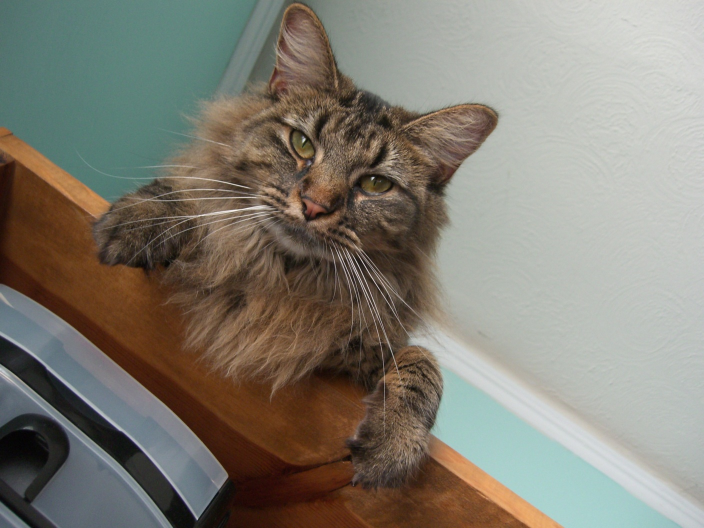
#> input picture ComputationalPhotography/Project1/nutmeg.jpg, 1408 x 1056 px (shown at 1/2 size)
$ python hydbridImages.py
#> lines starting #> are read from the running program, lines starting #| are printed output that depends on the picture
### ComputationalPhotography/Project1/utils.py
import time
import os

import cv2
import argparse
import numpy as np
from scipy import signal
from math import ceil, floor
import matplotlib.pyplot as plt
from matplotlib.colors import LogNorm


def align_images(input_img_1, input_img_2, pts_img_1, pts_img_2,
                 save_images=False):
    # Load images
    im1 = cv2.imread(input_img_1)
    im1 = cv2.cvtColor(im1, cv2.COLOR_BGR2RGB)

    im2 = cv2.imread(input_img_2)
    im2 = cv2.cvtColor(im2, cv2.COLOR_BGR2RGB)

    # get image sizes
    h1, w1, b1 = im1.shape
    h2, w2, b2 = im2.shape

    # Get center coordinate of the line segment
    center_im1 = np.mean(pts_img_1, axis=0)
    center_im2 = np.mean(pts_img_2, axis=0)

    plt.close('all')

    # translate first so that center of ref points is center of image
    tx = np.around((w1 / 2 - center_im1[0]) * 2).astype(int)

    if tx > 0:
        im1 = np.r_['1', np.zeros((im1.shape[0], tx, 3)), im1]

    else:
        im1 = np.r_['1', im1, np.zeros((im1.shape[0], -tx, 3))]

    ty = np.round((h1 / 2 - center_im1[1]) * 2).astype(int)

    if ty > 0:
        im1 = np.r_['0', np.zeros((ty, im1.shape[1], 3)), im1]

    else:
        im1 = np.r_['0', im1, np.zeros((-ty, im1.shape[1], 3))]

    tx = np.around((w2 / 2 - center_im2[0]) * 2).astype(int)

    if tx > 0:
        im2 = np.r_['1', np.zeros((im2.shape[0], tx, 3)), im2]

    else:
        im2 = np.r_['1', im2, np.zeros((im2.shape[0], -tx, 3))]

    ty = np.round((h2 / 2 - center_im2[1]) * 2).astype(int)

    if ty > 0:
        im2 = np.r_['0', np.zeros((ty, im2.shape[1], 3)), im2]

    else:
        im2 = np.r_['0', im2, np.zeros((-ty, im2.shape[1], 3))]

    # downscale larger image so that lengths between ref points are the same
    len1 = np.linalg.norm(pts_img_1[0] - pts_img_1[1])
    len2 = np.linalg.norm(pts_img_2[0] - pts_img_2[1])
    dscale = len2 / len1

    if dscale < 1:
        width = int(im1.shape[1] * dscale)
        height = int(im1.shape[0] * dscale)
        dim = (width, height)
        im1 = cv2.resize(im1, dim, interpolation=cv2.INTER_LINEAR)

    else:
        width = int(im2.shape[1] * 1 / dscale)
        height = int(im2.shape[0] * 1 / dscale)
        dim = (width, height)
        im2 = cv2.resize(im2, dim, interpolation=cv2.INTER_LINEAR)

    # rotate im1 so that angle between points is the same
    theta1 = np.arctan2(-(pts_img_1[:, 1][1] - pts_img_1[:, 1][0]),
                        pts_img_1[:, 0][1] - pts_img_1[:, 0][0])
    theta2 = np.arctan2(-(pts_img_2[:, 1][1] - pts_img_2[:, 1][0]),
                        pts_img_2[:, 0][1] - pts_img_2[:, 0][0])
    dtheta = theta2 - theta1
    rows, cols = im1.shape[:2]
    M = cv2.getRotationMatrix2D((cols / 2, rows / 2), dtheta * 180 / np.pi, 1)
    cos = np.abs(M[0, 0])
    sin = np.abs(M[0, 1])

    # compute the new bounding dimensions of the image
    nW = int((rows * sin) + (cols * cos))
    nH = int((rows * cos) + (cols * sin))

    # adjust the rotation matrix to take into account translation
    M[0, 2] += (nW / 2) - cols / 2
    M[1, 2] += (nH / 2) - rows / 2

    im1 = cv2.warpAffine(im1, M, (nW, nH))

    # Crop images (on both sides of border) to be same height and width
    h1, w1, b1 = im1.shape
    h2, w2, b2 = im2.shape

    minw = min(w1, w2)
    brd = (max(w1, w2) - minw) / 2
    if minw == w1:  # crop w2
        im2 = im2[:, ceil(brd):-floor(brd), :]
        tx = tx - ceil(brd)
    else:
        im1 = im1[:, ceil(brd):-floor(brd), :]
        tx = tx + ceil(brd)

    minh = min(h1, h2)
    brd = (max(h1, h2) - minh) / 2
    if minh == h1:  # crop w2
        im2 = im2[ceil(brd):-floor(brd), :, :]
        ty = ty - ceil(brd)
    else:
        im1 = im1[ceil(brd):-floor(brd), :, :]
        ty = ty + ceil(brd)

    im1 = cv2.cvtColor(im1.astype(np.uint8), cv2.COLOR_RGB2BGR)
    im2 = cv2.cvtColor(im2.astype(np.uint8), cv2.COLOR_RGB2BGR)

    if save_images:
        output_img_1 = 'aligned_{}'.format(os.path.basename(input_img_1))
        output_img_2 = 'aligned_{}'.format(os.path.basename(input_img_2))
        cv2.imwrite(output_img_1, im1)
        cv2.imwrite(output_img_2, im2)

    return im1, im2


def prompt_eye_selection(image):
    fig = plt.figure()
    plt.imshow(image, cmap='gray')
    fig.set_label('Click on two points for alignment')
    plt.axis('off')
    xs = []
    ys = []
    clicked = np.zeros((2, 2), dtype=np.float32)

    # Define a callback function that will update the textarea
    # [7 lines left out: function onmousedown, not called in this run]

    def onmouseup(event):
        if (len(xs) >= 2):
            plt.close(fig)

    def onclose(event):
        clicked[:, 0] = xs
        clicked[:, 1] = ys

    # Create an hard reference to the callback not to be cleared by the garbage
    # collector
    fig.canvas.mpl_connect('button_press_event', onmousedown)
    fig.canvas.mpl_connect('button_release_event', onmouseup)
    fig.canvas.mpl_connect('close_event', onclose)

    return clicked


# [86 lines left out: functions crop_image, interactive_crop, gaussian_kernel, plot, plot_spectrum, not called in this run]

def endofProgram():
    print("Hybrid Images program ended.")

### ComputationalPhotography/Project1/hydbridImages.py
import cv2

import numpy as np
from matplotlib.colors import LogNorm
from scipy import signal
import matplotlib.pyplot as plt

import utils

print("Hybrid Images.. go go")

im1_file = './nutmeg.jpg'
im2_file = './DerekPicture.jpg'

im1 = cv2.imread(im1_file, cv2.IMREAD_GRAYSCALE)
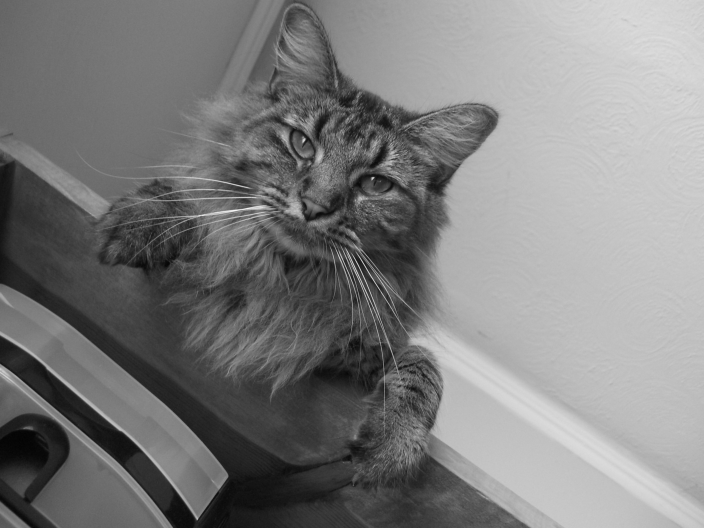
#> im1: shape (1056, 1408) (shown at 1/2 size); min 2, max 252, mean 125.9
im2 = cv2.imread(im2_file, cv2.IMREAD_GRAYSCALE)
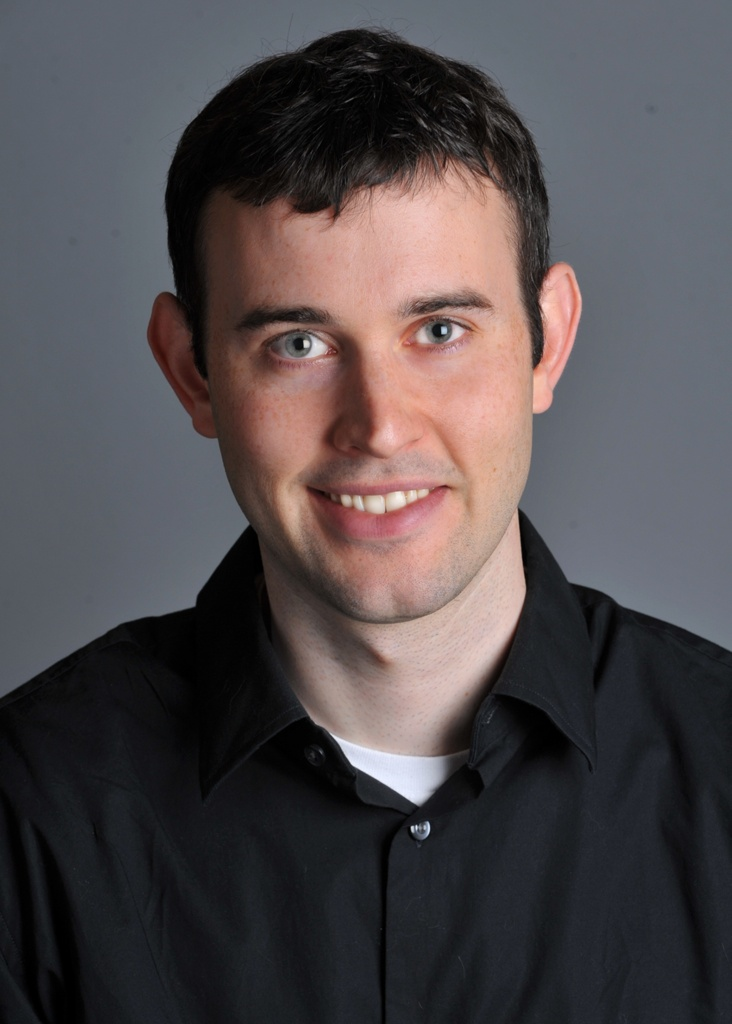
#> input picture ComputationalPhotography/Project1/DerekPicture.jpg, 732 x 1024 px
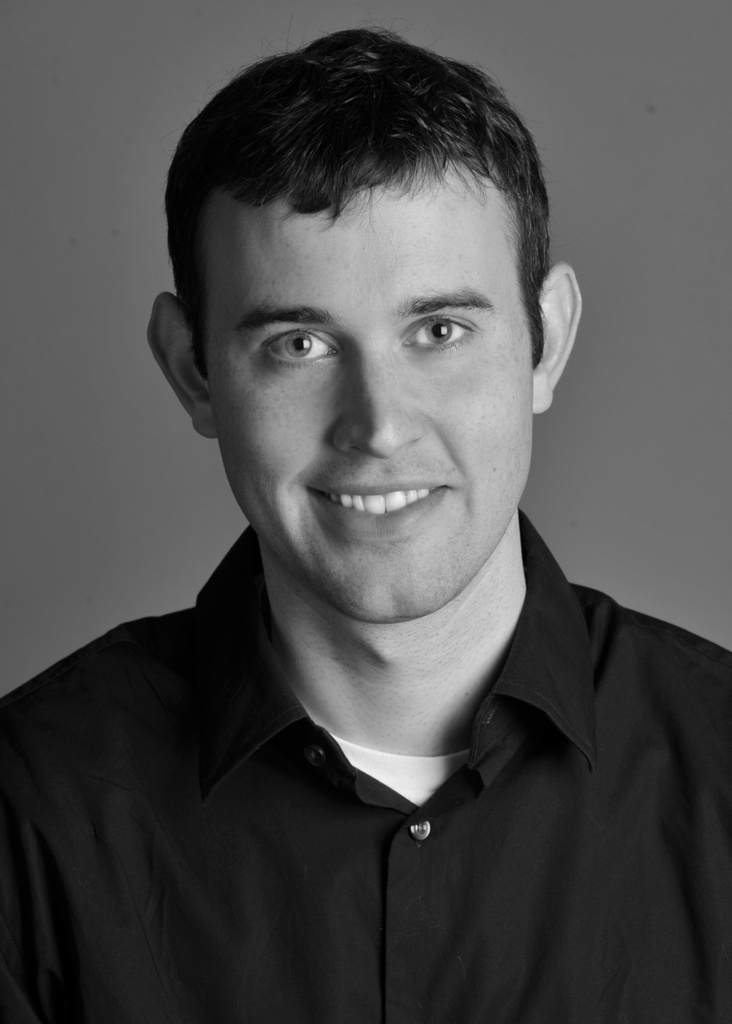
#> im2: shape (1024, 732); min 0, max 243, mean 76.6

pts_im1 = utils.prompt_eye_selection(im1)
#> pts_im1 = [[0, 0], [0, 0]]
pts_im2 = utils.prompt_eye_selection(im2)
#> pts_im2 = [[0, 0], [0, 0]]

im1, im2 = utils.align_images(im1_file, im2_file,pts_im1,pts_im2,save_images=False)
#> in align_images, im1 is the input picture: shape (1056, 1408, 3); mean B, G, R 115.4, 125.9, 130
#> in align_images, im2 is the input picture: shape (1024, 732, 3); mean B, G, R 76.9, 74.5, 80.5
#> in align_images, `center_im1 = np.mean(pts_img_1, axis=0)`: center_im1 = [0, 0]
#> in align_images, `tx = np.around((w1 / 2 - center_im1[0]) * 2).astype(int)`: tx = 1408
#> in align_images, `im1 = np.r_['1', np.zeros((im1.shape[0], tx, 3)), im1]`:
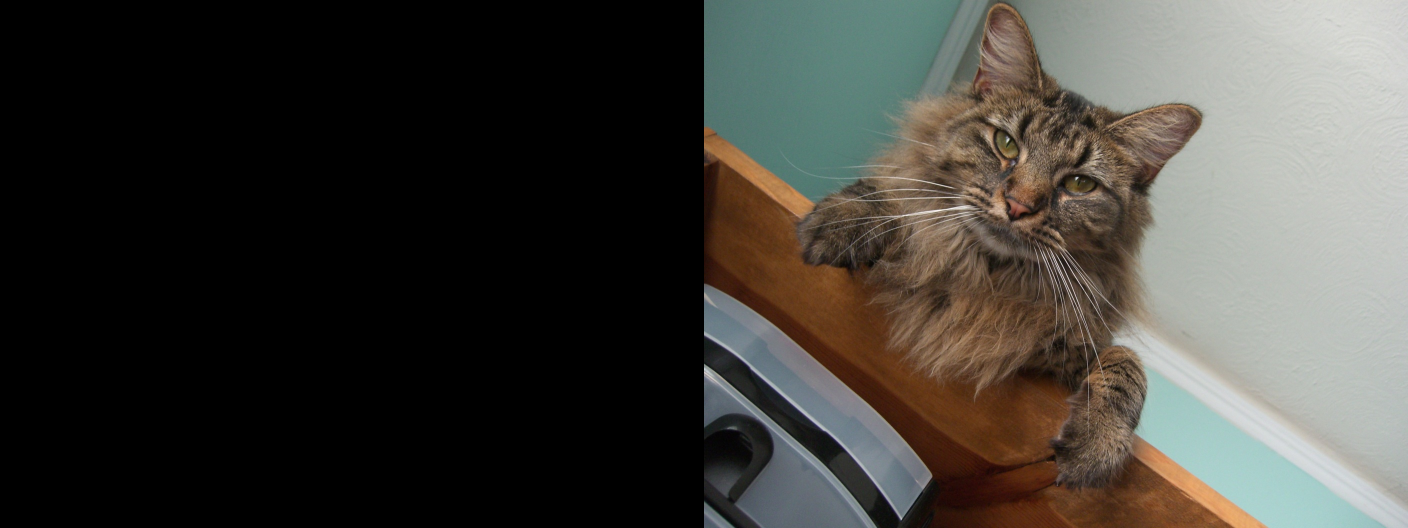
#> im1: shape (1056, 2816, 3) float64 (shown at 1/2 size); mean R, G, B 65, 63, 57.7
#> in align_images, `ty = np.round((h1 / 2 - center_im1[1]) * 2).astype(int)`: ty = 1056
#> in align_images, `im1 = np.r_['0', np.zeros((ty, im1.shape[1], 3)), im1]`:
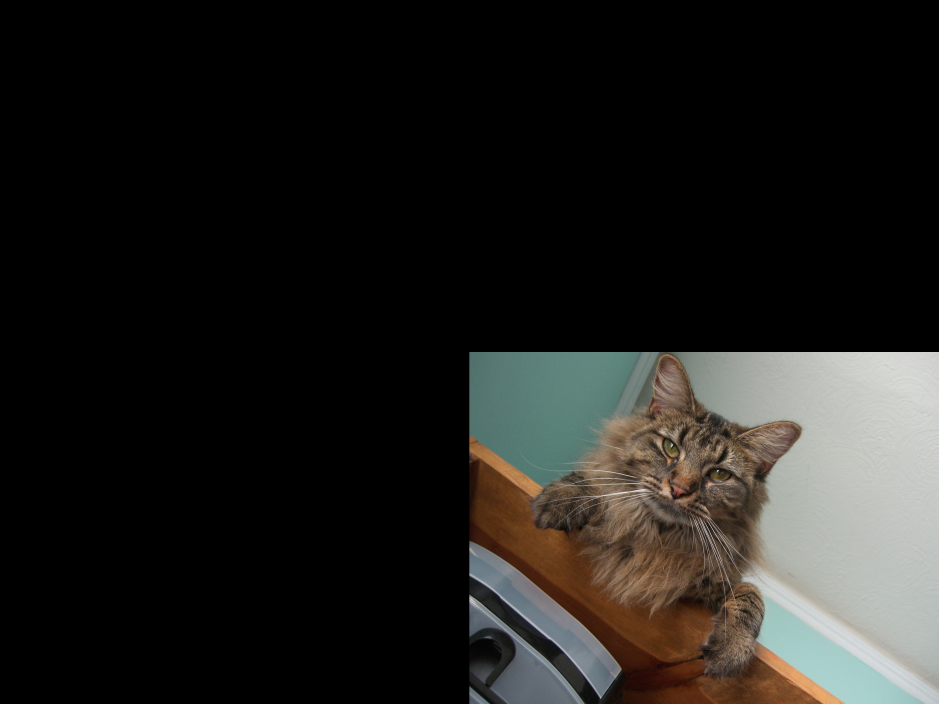
#> im1: shape (2112, 2816, 3) float64 (shown at 1/3 size); mean R, G, B 32.5, 31.5, 28.9
#> in align_images, `tx = np.around((w2 / 2 - center_im2[0]) * 2).astype(int)`: tx = 732
#> in align_images, `im2 = np.r_['1', np.zeros((im2.shape[0], tx, 3)), im2]`:
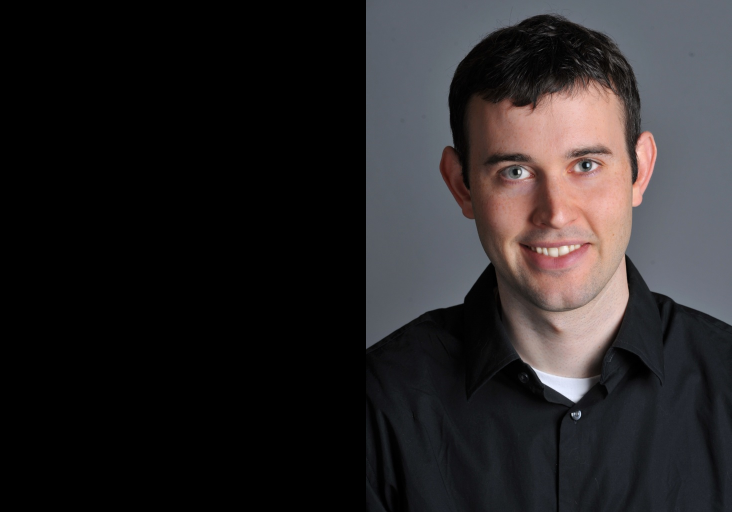
#> im2: shape (1024, 1464, 3) float64 (shown at 1/2 size); mean R, G, B 40.2, 37.3, 38.4
#> in align_images, `ty = np.round((h2 / 2 - center_im2[1]) * 2).astype(int)`: ty = 1024
#> in align_images, `im2 = np.r_['0', np.zeros((ty, im2.shape[1], 3)), im2]`:
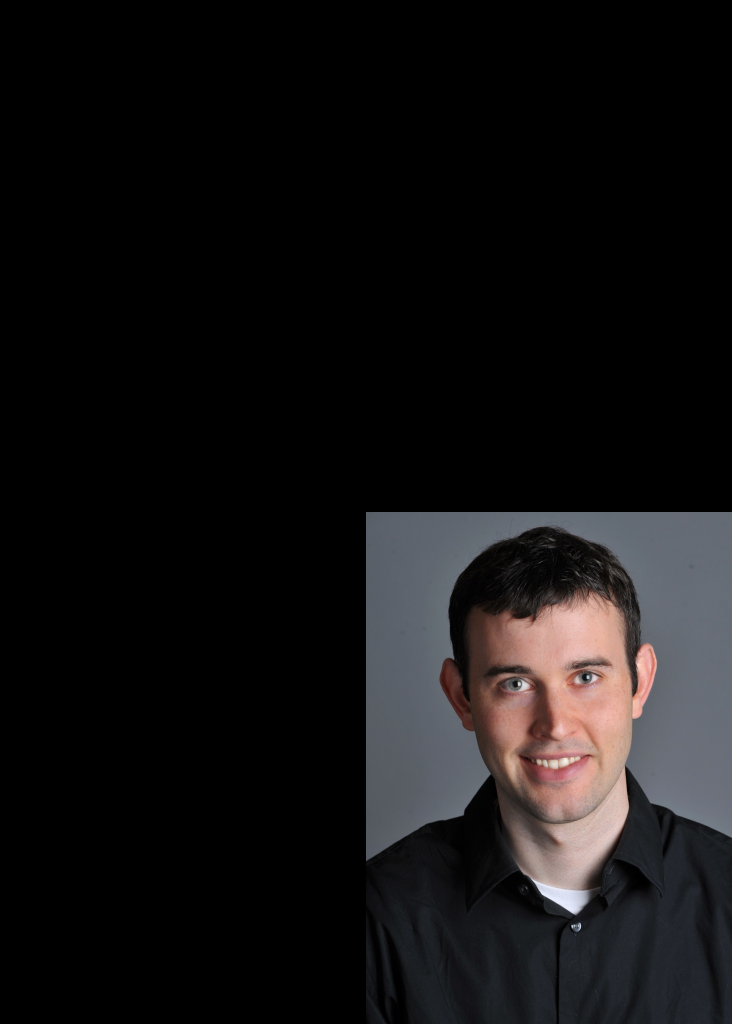
#> im2: shape (2048, 1464, 3) float64 (shown at 1/2 size); mean R, G, B 20.1, 18.6, 19.2
#> in align_images, `len1 = np.linalg.norm(pts_img_1[0] - pts_img_1[1])`: len1 = 0
#> in align_images, `dscale = len2 / len1`: dscale = nan
#> (the run stopped early here; a loop or call above may not have finished)
